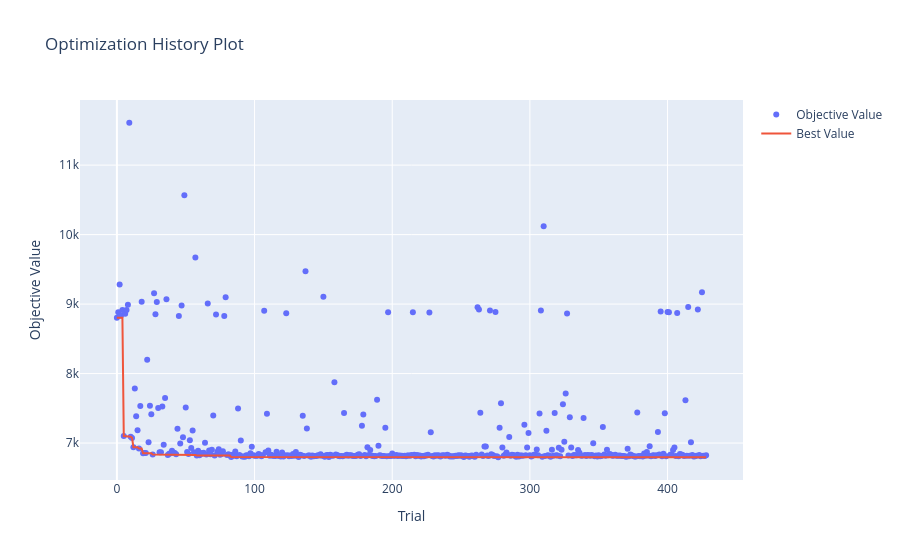
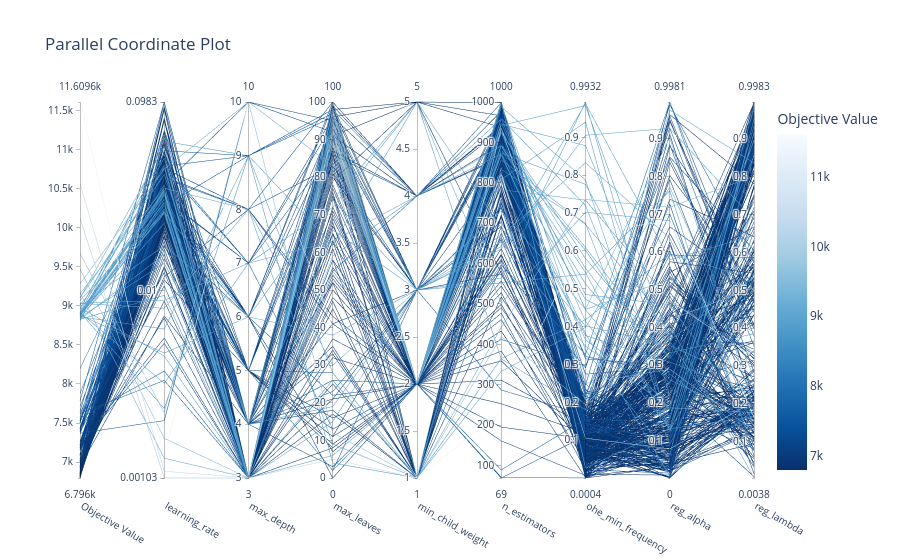
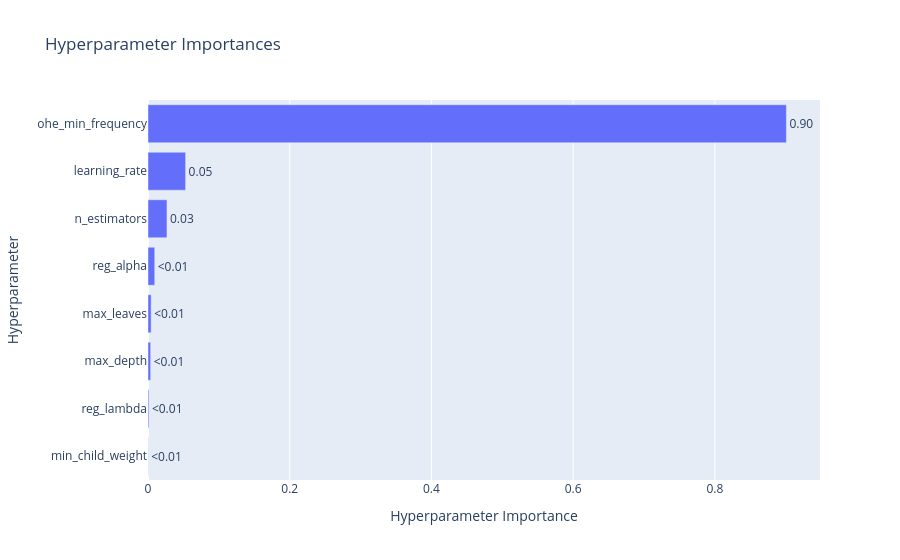

The notebook cell saved with these charts, in order:
### Markdown cell above
## 5. Visualizaciones (5 puntos)

<p align="center">
  <img src="https://media.tenor.com/F-LgB1xTebEAAAAd/look-at-this-graph-nickelback.gif">
</p>


Satisfecho con su trabajo, Fiu le pregunta si es posible generar visualizaciones que permitan entender el entrenamiento de su modelo.

A partir del siguiente <a href = https://optuna.readthedocs.io/en/stable/tutorial/10_key_features/005_visualization.html#visualization>enlace</a>, genere las siguientes visualizaciones:

1. Gráfico de historial de optimización [1 punto]
2. Gráfico de coordenadas paralelas [1 punto]
3. Gráfico de importancia de hiperparámetros [1 punto]

Comente sus resultados:

4. ¿Desde qué *trial* se empiezan a observar mejoras notables en sus resultados? [0.5 puntos]
5. ¿Qué tendencias puede observar a partir del gráfico de coordenadas paralelas? [1 punto]
6. ¿Cuáles son los hiperparámetros con mayor importancia para la optimización de su modelo? [0.5 puntos]

### Code cell
# Inserte su código acá
import optuna.visualization as vis

# 1. Historial de optimización
fig_hist = vis.plot_optimization_history(study)
fig_hist.show()

# 2. Gráfico de coordenadas paralelas
fig_parallel = vis.plot_parallel_coordinate(study)
fig_parallel.show()

# 3. Importancia de hiperparámetros
fig_importance = vis.plot_param_importances(study)
fig_importance.show()

### Figure 1 — Plotly figure (JSON) as saved in the notebook; plotly's stock layout.template omitted (floating-point values rounded to 4 significant figures; data arrays with more than 128 entries replaced by an {"elided": "..."} marker saying what was removed)
{"data": [{"mode": "markers", "name": "Objective Value", "type": "scatter", "x": {"elided": "429 int values"}, "y": {"elided": "429 float values"}}, {"mode": "lines", "name": "Best Value", "type": "scatter", "x": {"elided": "429 int values"}, "y": {"elided": "429 float values"}}, {"marker": {"color": "#cccccc"}, "mode": "markers", "name": "Infeasible Trial", "showlegend": false, "type": "scatter", "x": [], "y": []}], "layout": {"title": {"text": "Optimization History Plot"}, "xaxis": {"title": {"text": "Trial"}}, "yaxis": {"title": {"text": "Objective Value"}}}}

### Figure 2 — Plotly figure (JSON) as saved in the notebook; plotly's stock layout.template omitted (floating-point values rounded to 4 significant figures; data arrays with more than 128 entries replaced by an {"elided": "..."} marker saying what was removed)
{"data": [{"dimensions": [{"label": "Objective Value", "range": [6796.0, 11610.0], "values": {"elided": "429 float values"}}, {"label": "learning_rate", "range": [-2.987, -1.008], "ticktext": ["0.00103", "0.01", "0.0983"], "tickvals": [-2.987, -2, -1.008], "values": {"elided": "429 float values"}}, {"label": "max_depth", "range": [3, 10], "values": {"elided": "429 int values"}}, {"label": "max_leaves", "range": [0, 100], "values": {"elided": "429 int values"}}, {"label": "min_child_weight", "range": [1, 5], "values": {"elided": "429 int values"}}, {"label": "n_estimators", "range": [69, 1000], "values": {"elided": "429 int values"}}, {"label": "ohe_min_frequency", "range": [0.0004342, 0.9932], "values": {"elided": "429 float values"}}, {"label": "reg_alpha", "range": [1.195e-06, 0.9981], "values": {"elided": "429 float values"}}, {"label": "reg_lambda", "range": [0.003789, 0.9983], "values": {"elided": "429 float values"}}], "labelangle": 30, "labelside": "bottom", "line": {"color": {"elided": "429 float values"}, "colorbar": {"title": {"text": "Objective Value"}}, "colorscale": [[0, "rgb(247,251,255)"], [0.125, "rgb(222,235,247)"], [0.25, "rgb(198,219,239)"], [0.375, "rgb(158,202,225)"], [0.5, "rgb(107,174,214)"], [0.625, "rgb(66,146,198)"], [0.75, "rgb(33,113,181)"], [0.875, "rgb(8,81,156)"], [1, "rgb(8,48,107)"]], "reversescale": true, "showscale": true}, "type": "parcoords"}], "layout": {"title": {"text": "Parallel Coordinate Plot"}}}

### Figure 3 — Plotly figure (JSON) as saved in the notebook; plotly's stock layout.template omitted (floating-point values rounded to 4 significant figures)
{"data": [{"cliponaxis": false, "hovertemplate": ["min_child_weight (IntDistribution): 0.00023908878620970515<extra></extra>", "reg_lambda (FloatDistribution): 0.001263061126014196<extra></extra>", "max_depth (IntDistribution): 0.003755518798722842<extra></extra>", "max_leaves (IntDistribution): 0.004447449110709705<extra></extra>", "reg_alpha (FloatDistribution): 0.009492530626851141<extra></extra>", "n_estimators (IntDistribution): 0.026778011228341548<extra></extra>", "learning_rate (FloatDistribution): 0.0530848254848939<extra></extra>", "ohe_min_frequency (FloatDistribution): 0.900939514838257<extra></extra>"], "name": "Objective Value", "orientation": "h", "text": ["<0.01", "<0.01", "<0.01", "<0.01", "<0.01", "0.03", "0.05", "0.90"], "textposition": "outside", "type": "bar", "x": [0.0002391, 0.001263, 0.003756, 0.004447, 0.009493, 0.02678, 0.05308, 0.9009], "y": ["min_child_weight", "reg_lambda", "max_depth", "max_leaves", "reg_alpha", "n_estimators", "learning_rate", "ohe_min_frequency"]}], "layout": {"title": {"text": "Hyperparameter Importances"}, "xaxis": {"title": {"text": "Hyperparameter Importance"}}, "yaxis": {"title": {"text": "Hyperparameter"}}}}
